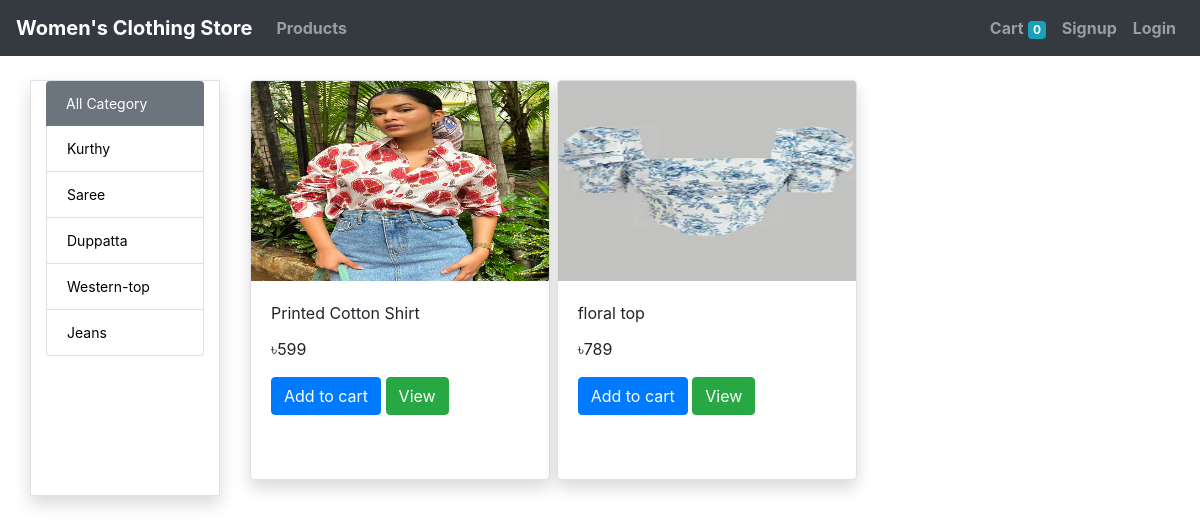
The page /?category_id=5 on the database its author committed.
### store/models/category.py (models this page shows, shortened)
class Category(models.Model):
	name = models.CharField(max_length=20)
	@staticmethod
	def getAllCategory():
		return Category.objects.all()

### store/models/product.py (models this page shows, shortened)
class Product(models.Model):
	name = models.CharField(max_length=220)
	price = models.IntegerField(default=0)
	category = models.ForeignKey(Category,on_delete=models.CASCADE,default=1)
	description = models.TextField()
	image = models.ImageField(upload_to='upload/products')
	date = models.DateTimeField(auto_now_add=True)
	@staticmethod
	def getAllProduct():
		return Product.objects.all()
	@staticmethod
	def getProductByFilter(category_id):
		if category_id:
			return Product.objects.filter(category = category_id)
		else:
			return Product.getAllProduct()

### store/views/home.py (the view, shortened to what this page needs)
# urls.py: path('',Home.as_view(), name='home'),
class Home(View):
	def get(self,request):
		cart = request.session.get('cart')
		categories = Category.getAllCategory()
		products = Product.getAllProduct().order_by('-id')
		if request.GET.get('id'):
			filterProductById = Product.objects.get(id=int(request.GET.get('id')))
			return render(request, 'productDetail.html',{"product":filterProductById,"categories":categories})
		if not cart:
			request.session['cart'] = {}
		if request.GET.get('category_id'):
			filterProduct = Product.getProductByFilter(request.GET['category_id'])
			return render(request, 'home.html',{"products":filterProduct,"categories":categories})
		return render(request, 'home.html',{"products":products,"categories":categories})

### store/templatetags/cart.py (called while the page is built)
@register.filter(name='is_in_cart')
def is_in_cart(product,cart):
	keys = cart.keys()
	for id in keys:
		if int(id) == product.id:
			return True
	return False

@register.filter(name="currency")
def currency(number):
	return "৳"+str(number)

### store/templates/home.html (shortened to what this page needs)
{% extends 'base.html' %}
{% load cart %}
{% block content %}
<div class="container">
    <div class="row">
        <div class="col-md-2 mb-3 border shadow">
            <ul class="list-group">
                <li class="list-group-item active bg-secondary border-0"><a style="text-decoration:none; color:white;" href="/">All Category</a></li>
                {% for category in categories %}
                <li class="list-group-item ctg"><a style="text-decoration:none; color:black;" href="/?category_id={{ category.id }}">{{ category.name }}</a></li>
                {% endfor %}
            </ul>
        </div>
        <div class="col-md-10 ">
            <div class="row product-row mx-auto mb-2">
                {% if products|length == 0 %}
                <div class="alert alert-warning col-12">
                    <strong>
                        <h3>No Product Found!</h3>
                    </strong>
                </div>
                {% elif products|length > 0 %}
                    {% for product in products %}
                    <div id="{{ product.id }}" class="col-md-4 mb-3">
                        <div class="card product-card mb-2 border shadow">
                            <img class="card-img-top" src="{{ product.image.url }}" height="16rem" width="30rem" alt="Card image cap">
                            <div class="card-body">
                                <p class="card-title">{{ product.name|truncatechars:60 }}</p>
                                <p class="card-text">{{ product.price|currency }}</p>
                                <form action="/#{{ product.id }}" method="POST">
                                    {% if product|is_in_cart:request.session.cart %}
                                    <a class="btn btn-warning" href="/cart">Go to cart </a>
                                    {% else %}
                                    <input class="btn btn-primary" type="submit" value="Add to cart">
                                    {% endif %}
                                    <a class="btn btn-success" href="/?id={{ product.id }}">View</a>
                                </form>
                            </div>
                        </div>
                    </div>
                    {% endfor %}
                {% endif %}
            </div>
        </div>
    </div>
</div>
{% endblock %}

### store/static/css/style.css (style rules this page uses)
.list-group { font-size:14px; }
.product-card { height: 400px; width: 300px; }
.product-card img { height: 200px; }

### rows shown on the page
Category: name "Kurthy"
Category: name "Saree"
Category: name "Duppatta"
Category: name "Western-top"
Category: name "Jeans"
Product: image (picture), name "Printed Cotton Shirt", price "৳599"
Product: image (picture), name "floral top", price "৳789"

### other values the page prints
{{ request.session.cart.keys|length }} "0"
